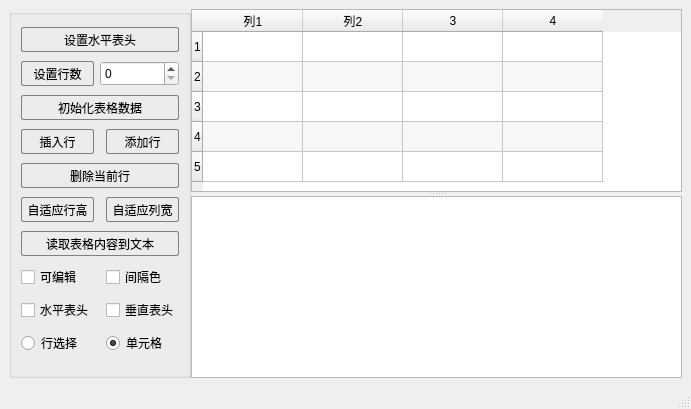
<?xml version="1.0" encoding="UTF-8"?>
<ui version="4.0">
 <class>MainWindow</class>
 <widget class="QMainWindow" name="MainWindow">
  <property name="geometry">
   <rect>
    <x>0</x>
    <y>0</y>
    <width>691</width>
    <height>409</height>
   </rect>
  </property>
  <property name="minimumSize">
   <size>
    <width>0</width>
    <height>0</height>
   </size>
  </property>
  <property name="maximumSize">
   <size>
    <width>16777215</width>
    <height>16777215</height>
   </size>
  </property>
  <property name="windowTitle">
   <string>MainWindow</string>
  </property>
  <widget class="QWidget" name="centralwidget">
   <property name="styleSheet">
    <string notr="true">QPushButton
{
	border-color:  gray;
	border-style: solid;
	border-width: 1px;
	border-radius: 2px;
}

QPushButton:hover
{
	background-color: gray;
}</string>
   </property>
   <layout class="QHBoxLayout" name="horizontalLayout_2">
    <item>
     <widget class="QWidget" name="mainWidget" native="true">
      <layout class="QHBoxLayout" name="horizontalLayout" stretch="1,6">
       <property name="spacing">
        <number>0</number>
       </property>
       <property name="leftMargin">
        <number>0</number>
       </property>
       <property name="topMargin">
        <number>0</number>
       </property>
       <property name="rightMargin">
        <number>0</number>
       </property>
       <property name="bottomMargin">
        <number>0</number>
       </property>
       <item>
        <layout class="QVBoxLayout" name="verticalLayout">
         <property name="spacing">
          <number>0</number>
         </property>
         <item>
          <widget class="QGroupBox" name="groupBox">
           <property name="styleSheet">
            <string notr="true"/>
           </property>
           <property name="title">
            <string/>
           </property>
           <layout class="QGridLayout" name="gridLayout">
            <item row="9" column="0" colspan="2">
             <widget class="QRadioButton" name="radioButtonRowSelect">
              <property name="text">
               <string>行选择</string>
              </property>
             </widget>
            </item>
            <item row="4" column="0" colspan="3">
             <widget class="QPushButton" name="btnDeleteCurRow">
              <property name="minimumSize">
               <size>
                <width>0</width>
                <height>25</height>
               </size>
              </property>
              <property name="text">
               <string>删除当前行</string>
              </property>
             </widget>
            </item>
            <item row="8" column="0">
             <widget class="QCheckBox" name="checkBoxShowHHeader">
              <property name="text">
               <string>水平表头</string>
              </property>
              <property name="checked">
               <bool>false</bool>
              </property>
             </widget>
            </item>
            <item row="8" column="2">
             <widget class="QCheckBox" name="checkBoxshowVHeader">
              <property name="text">
               <string>垂直表头</string>
              </property>
              <property name="checked">
               <bool>false</bool>
              </property>
             </widget>
            </item>
            <item row="1" column="0">
             <widget class="QPushButton" name="btnSetRowCount">
              <property name="minimumSize">
               <size>
                <width>0</width>
                <height>25</height>
               </size>
              </property>
              <property name="text">
               <string>设置行数</string>
              </property>
             </widget>
            </item>
            <item row="5" column="0">
             <widget class="QPushButton" name="btnSetRowHeight">
              <property name="minimumSize">
               <size>
                <width>0</width>
                <height>25</height>
               </size>
              </property>
              <property name="text">
               <string>自适应行高</string>
              </property>
             </widget>
            </item>
            <item row="3" column="2">
             <widget class="QPushButton" name="btnAddRow">
              <property name="minimumSize">
               <size>
                <width>0</width>
                <height>25</height>
               </size>
              </property>
              <property name="text">
               <string>添加行</string>
              </property>
             </widget>
            </item>
            <item row="0" column="0" colspan="3">
             <widget class="QPushButton" name="btnSetTableHeader">
              <property name="minimumSize">
               <size>
                <width>0</width>
                <height>25</height>
               </size>
              </property>
              <property name="text">
               <string>设置水平表头</string>
              </property>
             </widget>
            </item>
            <item row="5" column="2">
             <widget class="QPushButton" name="btnSetColWidth">
              <property name="minimumSize">
               <size>
                <width>0</width>
                <height>25</height>
               </size>
              </property>
              <property name="text">
               <string>自适应列宽</string>
              </property>
             </widget>
            </item>
            <item row="6" column="0" colspan="3">
             <widget class="QPushButton" name="btnShowTable">
              <property name="minimumSize">
               <size>
                <width>0</width>
                <height>25</height>
               </size>
              </property>
              <property name="text">
               <string>读取表格内容到文本</string>
              </property>
             </widget>
            </item>
            <item row="7" column="0">
             <widget class="QCheckBox" name="checkBoxEditable">
              <property name="text">
               <string>可编辑</string>
              </property>
              <property name="checked">
               <bool>false</bool>
              </property>
             </widget>
            </item>
            <item row="1" column="1" colspan="2">
             <widget class="QSpinBox" name="spinBoxRow">
              <property name="minimumSize">
               <size>
                <width>0</width>
                <height>25</height>
               </size>
              </property>
             </widget>
            </item>
            <item row="3" column="0">
             <widget class="QPushButton" name="btnInsertRow">
              <property name="minimumSize">
               <size>
                <width>0</width>
                <height>25</height>
               </size>
              </property>
              <property name="text">
               <string>插入行</string>
              </property>
             </widget>
            </item>
            <item row="7" column="2">
             <widget class="QCheckBox" name="checkBoxSpaceRowColor">
              <property name="text">
               <string>间隔色</string>
              </property>
              <property name="checked">
               <bool>false</bool>
              </property>
             </widget>
            </item>
            <item row="2" column="0" colspan="3">
             <widget class="QPushButton" name="btnSetTableData">
              <property name="minimumSize">
               <size>
                <width>0</width>
                <height>25</height>
               </size>
              </property>
              <property name="text">
               <string>初始化表格数据</string>
              </property>
             </widget>
            </item>
            <item row="9" column="2">
             <widget class="QRadioButton" name="radioButtonBoxSelect">
              <property name="text">
               <string>单元格</string>
              </property>
              <property name="checked">
               <bool>true</bool>
              </property>
             </widget>
            </item>
           </layout>
          </widget>
         </item>
        </layout>
       </item>
       <item>
        <widget class="QSplitter" name="splitter">
         <property name="orientation">
          <enum>Qt::Vertical</enum>
         </property>
         <widget class="QTableWidget" name="tableWidget">
          <property name="autoFillBackground">
           <bool>false</bool>
          </property>
          <property name="alternatingRowColors">
           <bool>true</bool>
          </property>
          <property name="wordWrap">
           <bool>true</bool>
          </property>
          <row/>
          <row/>
          <row/>
          <row/>
          <row/>
          <column>
           <property name="text">
            <string>列1</string>
           </property>
          </column>
          <column>
           <property name="text">
            <string>列2</string>
           </property>
          </column>
          <column/>
          <column/>
          <item row="0" column="0">
           <property name="text">
            <string/>
           </property>
          </item>
         </widget>
         <widget class="QPlainTextEdit" name="plainTextEdit"/>
        </widget>
       </item>
      </layout>
     </widget>
    </item>
   </layout>
  </widget>
  <widget class="QStatusBar" name="statusbar"/>
 </widget>
 <resources/>
 <connections/>
</ui>
